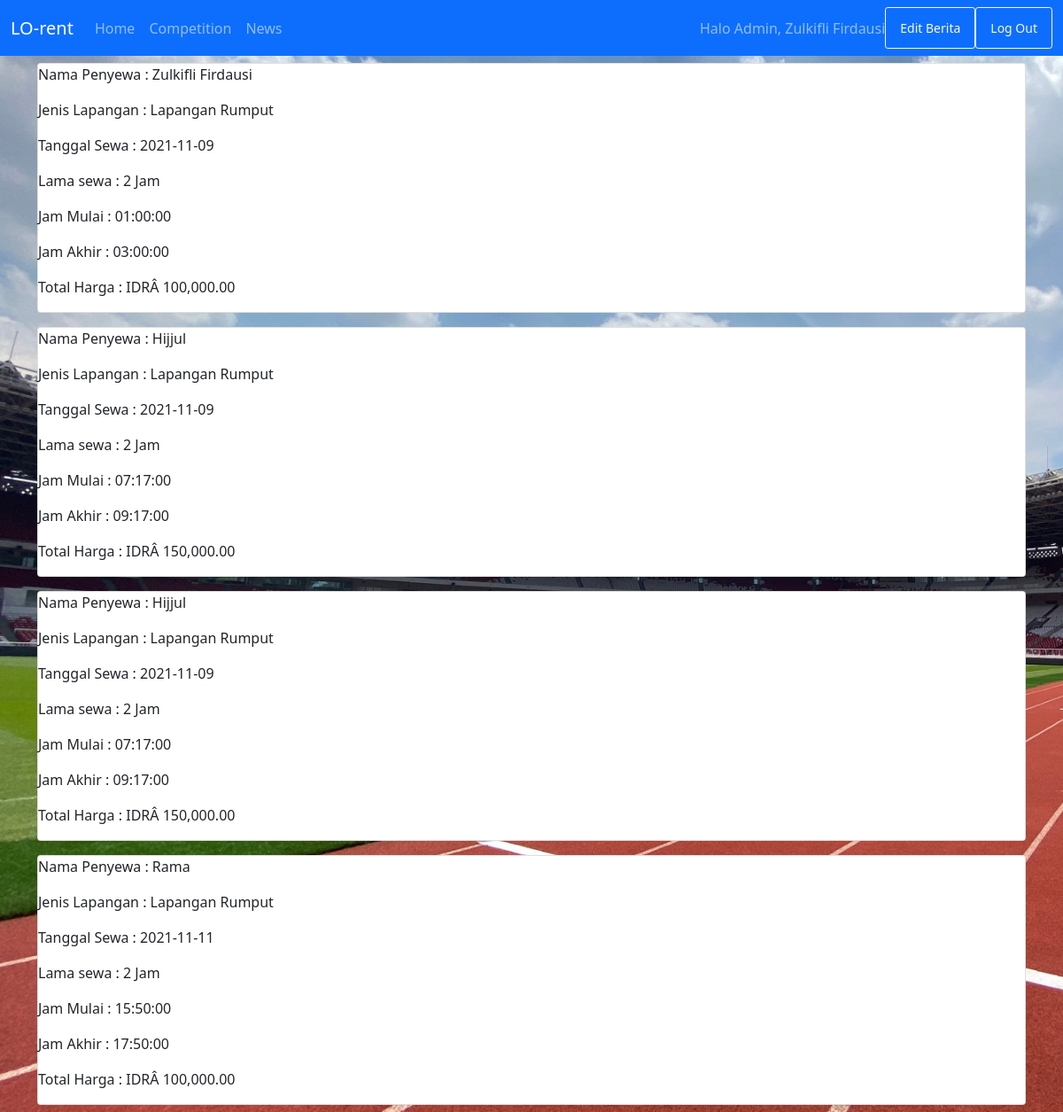
/riwayat_booking.php (signed in), run on the app's committed database.
### tables this page shows
CREATE TABLE `tbl_booking` (
  `id_booking` int(11) NOT NULL,
  `nama` varchar(100) NOT NULL,
  `lapangan` varchar(100) NOT NULL,
  `tanggal` date NOT NULL,
  `lama_sewa` int(2) NOT NULL,
  `time_mulai` time NOT NULL,
  `time_akhir` time NOT NULL,
  `harga_sewa` varchar(100) NOT NULL,
  `total_sewa` varchar(100) NOT NULL
);

### riwayat_booking.php (the view, shortened to what this page needs)
<?php
   include "koneksi.php";
   if (isset($_SESSION['username']) && isset($_SESSION['id'])) {   ?>
<!doctype html>
<html lang="en">
<head>
    <link href="https://cdn.jsdelivr.net/npm/bootstrap@5.0.1/dist/css/bootstrap.min.css" rel="stylesheet"
>
</head>
<body>
    <nav class="navbar navbar-expand-lg navbar-dark bg-primary">
        <div class="container-fluid">
            <a class="navbar-brand" href="#">LO-rent</a>
            <div class="collapse navbar-collapse" id="navbarNav">
                <ul class="navbar-nav">
                    <li class="nav-item">
                        <a class="nav-link" href="index.php">Home</a>
                    </li>
                    <li class="nav-item">
                        <a class="nav-link" href="CariInfoTournament.php">Competition</a>
                    </li>
                    <li class="nav-item">
                        <a class="nav-link"  href="MelihatBerita.php">News</a>
                    </li>
                </ul>
            </div>
            <?php if ($_SESSION['role'] == 'admin') {?>
            <div class="navbar-text">
                Halo Admin, <?=$_SESSION['name']?>
            </div>
                <div class="navbar-nav">
            <button type="button" class="btn btn-outline-light btn-sm"> <a class="nav-item nav-link text-light" href="post_berita.php" >Edit Berita</a></button>
                <?php  }else{  ?>
                Halo User, <?=$_SESSION['name']?>
                <?php } ?>
                <button type="button" class="btn btn-outline-light btn-sm"> <a class="nav-item nav-link text-light" href="logout.php" >Log Out</a></button>
            </div>
        </div>
    </nav>
    <?php
      $query = "SELECT * FROM tbl_booking ORDER BY id_booking ASC";
      $result = mysqli_query($conn, $query);
      while($row = mysqli_fetch_assoc($result))
      {
      ?>
    <form class="container py-2">
    <div class="card">
                <p> Nama Penyewa : <?php echo $row['nama']; ?></p>
                <p> Jenis Lapangan : <?php echo $row['lapangan']; ?> </p>
                <p> Tanggal Sewa : <?php echo $row['tanggal']; ?> </p>
                <p> Lama sewa : <?php echo $row['lama_sewa']; ?> Jam </p>
                <p> Jam Mulai : <?php echo $row['time_mulai']; ?> </p>
                <p> Jam Akhir : <?php echo $row['time_akhir']; ?> </p>
                <p> Total Harga : <?php echo $row['total_sewa']; ?> </p>
            </div>
    </form>
    <?php
    }
    ?>
</body>
</html>
<?php }else{
	header("Location: login.php");
} ?>

### riwayat_booking.php (style rules this page uses)
body { background-image: url('assets/jb.jpg'); background-repeat: no-repeat; background-attachment: fixed; background-size: cover; }

### data on the page
tbl_booking: nama "Zulkifli Firdausi", lapangan "Lapangan Rumput", tanggal "2021-11-09", lama_sewa "2", time_mulai "01:00:00", time_akhir "03:00:00", total_sewa "IDRÂ 100,000.00"
tbl_booking: nama "Hijjul", lapangan "Lapangan Rumput", tanggal "2021-11-09", lama_sewa "2", time_mulai "07:17:00", time_akhir "09:17:00", total_sewa "IDRÂ 150,000.00"
tbl_booking: nama "Hijjul", lapangan "Lapangan Rumput", tanggal "2021-11-09", lama_sewa "2", time_mulai "07:17:00", time_akhir "09:17:00", total_sewa "IDRÂ 150,000.00"
tbl_booking: nama "Rama", lapangan "Lapangan Rumput", tanggal "2021-11-11", lama_sewa "2", time_mulai "15:50:00", time_akhir "17:50:00", total_sewa "IDRÂ 100,000.00"

### other printed values
$_SESSION['name'] "Zulkifli Firdausi"
